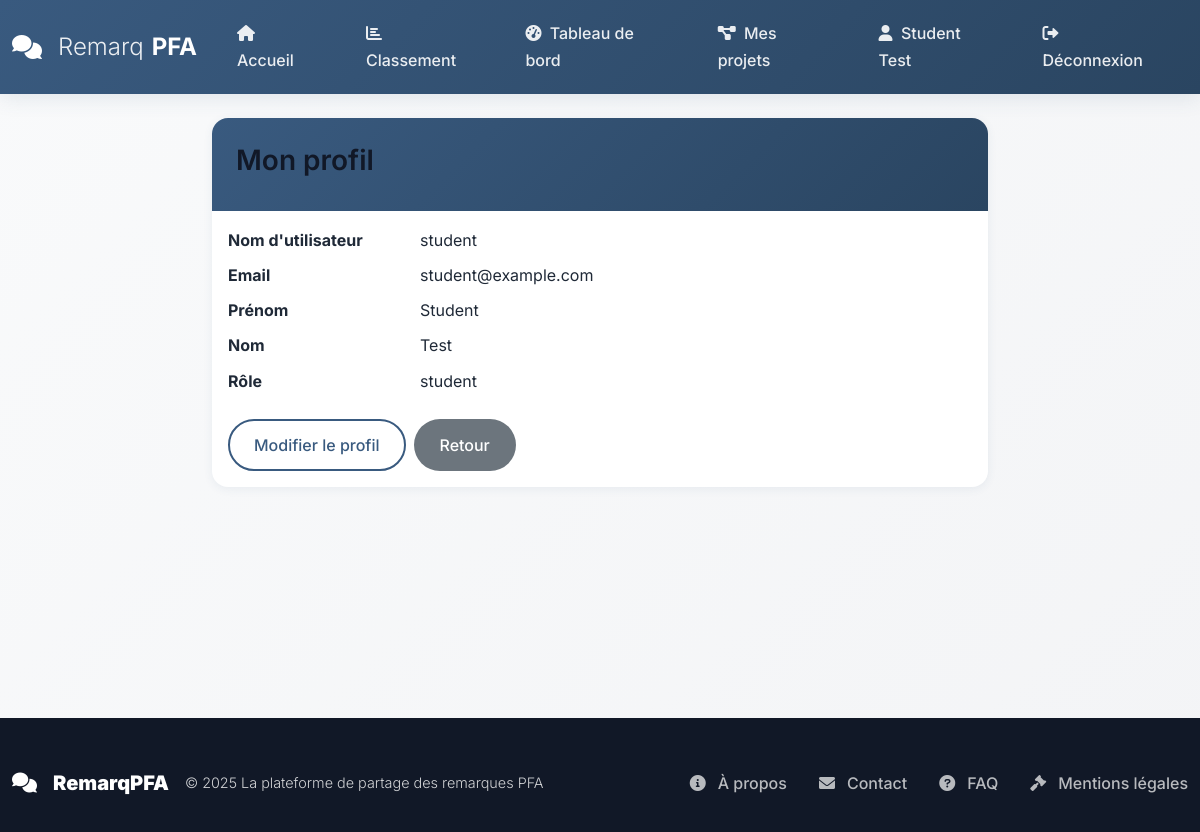
The page /auth/profile (signed in) on the database its author committed.
### models.py (models this page shows, shortened)
class User(UserMixin, db.Model):
    __tablename__ = 'users'
    id = db.Column(db.Integer, primary_key=True)
    username = db.Column(db.String(80), unique=True, nullable=False, index=True)
    email = db.Column(db.String(120), unique=True, nullable=False, index=True)
    password_hash = db.Column(db.String(255), nullable=False)
    first_name = db.Column(db.String(50), nullable=True)
    last_name = db.Column(db.String(50), nullable=True)
    role = db.Column(db.String(20), nullable=False, default='student')
    is_active = db.Column(db.Boolean, default=True)
    created_at = db.Column(db.DateTime, default=datetime.utcnow)
    updated_at = db.Column(db.DateTime, default=datetime.utcnow, onupdate=datetime.utcnow)
    comments_as_jury = db.relationship('Comment',
                                      foreign_keys='Comment.jury_id',
                                      backref='jury_user',
                                      lazy='dynamic')
    comments_as_student = db.relationship('Comment',
                                         foreign_keys='Comment.student_id',
                                         backref='student_user',
                                         lazy='dynamic')
    pfa_projects = db.relationship('PFAProject',
                                  foreign_keys='PFAProject.student_id',
                                  backref='project_student',
                                  lazy='dynamic')
    project_comments = db.relationship('ProjectComment',
                                      foreign_keys='ProjectComment.user_id',
                                      backref='comment_author',
                                      lazy='dynamic')
    notifications = db.relationship('Notification',
                                   foreign_keys='Notification.user_id',
                                   backref='user',
                                   lazy='dynamic')
    def get_full_name(self):
        if self.first_name and self.last_name:
            return f"{self.first_name} {self.last_name}"
        return self.username

### routes/auth.py (the view)
@auth_bp.route('/profile')
@login_required
def profile():
    return render_template('auth/profile.html', user=current_user)

### templates/auth/profile.html (shortened to what this page needs)
{% extends "base.html" %}
{% block content %}
<div class="row justify-content-center">
    <div class="col-md-8">
        <div class="card">
            <div class="card-header">
                <h3 class="card-title">Mon profil</h3>
            </div>
            <div class="card-body">
                <dl class="row">
                    <dt class="col-sm-3">Nom d'utilisateur</dt>
                    <dd class="col-sm-9">{{ user.username }}</dd>
                    <dt class="col-sm-3">Email</dt>
                    <dd class="col-sm-9">{{ user.email }}</dd>
                    <dt class="col-sm-3">Prénom</dt>
                    <dd class="col-sm-9">{{ user.first_name or '-' }}</dd>
                    <dt class="col-sm-3">Nom</dt>
                    <dd class="col-sm-9">{{ user.last_name or '-' }}</dd>
                    <dt class="col-sm-3">Rôle</dt>
                    <dd class="col-sm-9">{{ user.role }}</dd>
                </dl>
                <div class="d-flex gap-2">
                    <a href="{{ url_for('auth.edit_profile') }}" class="btn btn-outline-primary">Modifier le profil</a>
                    <a href="{{ url_for('public.home') }}" class="btn btn-secondary">Retour</a>
                </div>
            </div>
        </div>
    </div>
</div>
{% endblock %}

### templates/base.html (shortened to what this page needs)
<!DOCTYPE html>
<html lang="fr">
<head>
    <link href="https://cdn.jsdelivr.net/npm/bootstrap@5.1.3/dist/css/bootstrap.min.css" rel="stylesheet">
    <link href="https://cdnjs.cloudflare.com/ajax/libs/font-awesome/6.0.0/css/all.min.css" rel="stylesheet">
    <link href="{{ url_for('static', filename='css/main.css') }}" rel="stylesheet">
    <link href="{{ url_for('static', filename='css/modern.css') }}" rel="stylesheet">
</head>
<body>
    <nav class="navbar navbar-expand-lg navbar-dark sticky-top" id="mainNav">
        <div class="container">
            <a class="navbar-brand" href="{{ url_for('public.home') }}">
                <i class="fas fa-comments me-2"></i>
                <span>Remarq</span><strong>PFA</strong>
            </a>
            <div class="collapse navbar-collapse" id="navbarNav">
                <div class="navbar-nav ms-auto">
                    <a class="nav-link" href="{{ url_for('public.home') }}" title="Accueil">
                        <i class="fas fa-home me-1"></i> Accueil
                    </a>
                    <a class="nav-link" href="{{ url_for('public.ranking') }}" title="Classement">
                        <i class="fas fa-chart-bar me-1"></i> Classement
                    </a>
                    {% if current_user.is_authenticated %}
                        {% if current_user.role == 'student' %}
                            <a class="nav-link" href="{{ url_for('student.dashboard') }}" title="Tableau de bord">
                                <i class="fas fa-tachometer-alt me-1"></i> Tableau de bord
                            </a>
                            <a class="nav-link" href="{{ url_for('student_projects.my_projects') }}" title="Mes projets">
                                <i class="fas fa-project-diagram me-1"></i> Mes projets
                            </a>
                        {% elif current_user.role == 'admin' %}
                            <a class="nav-link" href="{{ url_for('admin.dashboard') }}" title="Administration">
                                <i class="fas fa-cogs me-1"></i> Administration
                            </a>
                        {% endif %}
                        <a class="nav-link" href="{{ url_for('auth.profile') }}" title="Profil">
                            <i class="fas fa-user me-1"></i> {{ current_user.get_full_name() }}
                        </a>
                        <a class="nav-link" href="{{ url_for('auth.logout') }}" title="Déconnexion">
                            <i class="fas fa-sign-out-alt me-1"></i> Déconnexion
                        </a>
                    {% endif %}
                </div>
            </div>
        </div>
    </nav>
    <main class="flex-shrink-0">
        <div class="container mt-4">
            {% block content %}{% endblock content %}
        </div>
    </main>
    <footer class="footer mt-auto">
        <div class="container">
            <div class="footer-content">
                <div class="footer-brand">
                    <i class="fas fa-comments me-2"></i>
                    <strong>RemarqPFA</strong>
                    <span class="ms-2">© {{ current_year }} La plateforme de partage des remarques PFA</span>
                </div>
                <ul class="footer-links">
                    <li><a href="{{ url_for('public.about') }}" title="À propos"><i class="fas fa-info-circle me-1"></i>À propos</a></li>
                    <li><a href="{{ url_for('public.contact') }}" title="Contact"><i class="fas fa-envelope me-1"></i>Contact</a></li>
                    <li><a href="{{ url_for('public.faq') }}" title="FAQ"><i class="fas fa-question-circle me-1"></i>FAQ</a></li>
                    <li><a href="#" title="Mentions légales"><i class="fas fa-gavel me-1"></i>Mentions légales</a></li>
                </ul>
            </div>
        </div>
    </footer>
</body>
</html>

### static/css/main.css (style rules this page uses)
:root { --primary: #395A7F; --primary-dark: #2A4561; --primary-light: #4A76A3; --primary-soft: #E8EFF7; --primary-transparent: rgba(57, 90, 127, 0.1); --gray-50: #F9FAFB; --gray-100: #F3F4F6; --gray-200: #E5E7EB; --gray-300: #D1D5DB; --gray-400: #9CA3AF; --gray-500: #6B7280; --gray-600: #4B5563; --gray-700: #374151; --gray-800: #1F2937; --gray-900: #111827; --success: #10B981; --success-dark: #059669; --success-light: #D1FAE5; --warning: #F59E0B; --warning-dark: #D97706; --warning-light: #FEF3C7; --danger: #EF4444; --danger-dark: #DC2626; --danger-light: #FEE2E2; --info: #3B82F6; --info-dark: #2563EB; --info-light: #DBEAFE; --gradient-primary: linear-gradient(135deg, var(--primary) 0%, var(--primary-dark) 100%); --gradient-gray: linear-gradient(135deg, var(--gray-100) 0%, var(--gray-200) 100%); --gradient-success: linear-gradient(135deg, var(--success) 0%, var(--info) 100%); --shadow-sm: 0 2px 10px rgba(57, 90, 127, 0.08); --shadow-md: 0 4px 20px rgba(57, 90, 127, 0.12); --shadow-lg: 0 8px 40px rgba(57, 90, 127, 0.15); --shadow-primary: 0 8px 25px rgba(57, 90, 127, 0.25); --radius-sm: 8px; --radius-md: 12px; --radius-lg: 16px; --radius-xl: 20px; --radius-full: 50px; --transition-fast: 0.2s ease; --transition-normal: 0.3s ease; --transition-slow: 0.5s ease; }
* { margin: 0; padding: 0; box-sizing: border-box; }
body { font-family: 'Inter', -apple-system, BlinkMacSystemFont, 'Segoe UI', sans-serif; background: linear-gradient(135deg, var(--gray-50) 0%, var(--gray-100) 100%); color: var(--gray-800); line-height: 1.7; min-height: 100vh; font-weight: 400; }
h1, h2, h3, h4, h5, h6 { color: var(--gray-900); font-weight: 600; line-height: 1.3; margin-bottom: 0.5em; }
h3 { font-size: 1.75rem; }
#mainNav { background: var(--gradient-primary) !important; box-shadow: var(--shadow-md); backdrop-filter: blur(10px); transition: all var(--transition-normal); border-bottom: none; }
.navbar-brand { font-size: 1.5rem; font-weight: 700; color: white !important; display: flex; align-items: center; gap: 0.5rem; }
.navbar-brand span { font-weight: 300; opacity: 0.9; }
.navbar-brand strong { font-weight: 700; }
.nav-link { color: rgba(255, 255, 255, 0.9) !important; font-weight: 500; padding: 0.75rem 1.25rem !important; margin: 0 0.25rem; border-radius: var(--radius-full); transition: all var(--transition-normal); position: relative; overflow: hidden; }
.nav-link::before { content: ''; position: absolute; top: 0; left: -100%; width: 100%; height: 100%; background: rgba(255, 255, 255, 0.15); transition: left var(--transition-normal); z-index: -1; }
.card { border: none; border-radius: var(--radius-lg); box-shadow: var(--shadow-sm); transition: all var(--transition-normal); background: white; overflow: hidden; }
.card-header { background: var(--gradient-primary); color: white; border: none; padding: 1.5rem; font-weight: 600; }
.btn { border-radius: var(--radius-full); font-weight: 500; padding: 0.75rem 1.5rem; transition: all var(--transition-normal); border: 2px solid transparent; display: inline-flex; align-items: center; gap: 0.5rem; }
.btn-outline-primary { border-color: var(--primary); color: var(--primary); background: transparent; }
.footer { background: var(--gray-900); color: white; padding: 3rem 0 2rem; margin-top: auto; }
.footer-content { display: flex; justify-content: space-between; align-items: center; flex-wrap: wrap; gap: 2rem; }
.footer-brand { font-size: 1.25rem; font-weight: 700; color: white; display: flex; align-items: center; gap: 0.5rem; }
.footer-brand span { font-weight: 300; opacity: 0.8; font-size: 0.9rem; }
.footer-links { display: flex; list-style: none; margin: 0; padding: 0; gap: 2rem; }
.footer-links a { color: rgba(255, 255, 255, 0.7); text-decoration: none; transition: all var(--transition-normal); font-weight: 500; display: flex; align-items: center; gap: 0.5rem; }

### rows shown on the page
User: get_full_name "Student Test", username "student", email "student@example.com", first_name "Student", last_name "Test", role "student"
